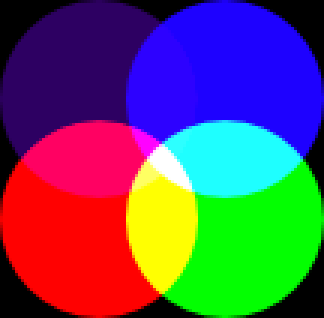
#> input picture color_test.png, 108 x 106 px (shown 3 times larger)
$ python kmeans.py
#> lines starting #> are read from the running program, lines starting #| are printed output that depends on the picture
import cv2
import numpy as np
import matplotlib.pyplot as plt
import math

image = cv2.imread('color_test.png')
#> image is the input picture: shape (106, 108, 3); mean B, G, R 97.9, 76.1, 92.2


def distanciaEuclididana3D(p1, p2):
  return math.sqrt(
      (p1[0] - p2[0])**2 +
      (p1[1] - p2[1])**2 +
      (p1[2] - p2[2])**2)

def calcula_proximidade(centroides, image):
  ''' calcula imagens para cada centroide '''

  #reseta imagem pra evitar que um pixel seja atribuido pra duas centroides
  for i in centroides:
    centroides[i]["image"] = np.zeros(image.shape)


  altura = image.shape[0]
  largura = image.shape[1]

  # calcula imagens para cada centroide
  for x in range(altura):
    for y in range(largura):
      mindist = 255**3
      mais_proximo = None

      for index, centroide in centroides.items():
        # calcula a distancia euclidiana entre a cor da centroide
        # e a imagem na posicao x, y
        dist = distanciaEuclididana3D(centroide["cor"], image[x, y])

        if dist < mindist:
          mindist = dist
          mais_proximo = index

      centroides[mais_proximo]["posicoes"].append([x, y])
      centroides[mais_proximo]["image"][x, y] = image[x, y]

  return centroides

def recalcula_centroides(centroides):
  '''recalcula a cor da centroide'''

  for x in centroides:

    soma = [0, 0, 0]
    cont = len(centroides[x]["posicoes"])

    for ponto in centroides[x]["posicoes"]:
      soma += centroides[x]["image"][ponto[0], ponto[1]]

    centroides[x]["cor"] = np.array(soma/cont, np.uint8)

  return centroides

def kmeans(image, k, iteracoes):
#> called with k = 6, iteracoes = 10
  altura = image.shape[0]
#> altura = 106
  largura = image.shape[1]
#> largura = 108

  # gera 3 números inteiros randômicos, um número 'k' de vezes
  centroides = {}

  for x in range(k):
    centroides[x] = {
      # cor do centroide
      "cor": np.random.randint(255, size=(3)),
      # posicoes que pertencem a centroide
      "posicoes": [],
      # imagem do K
      "image": np.zeros(image.shape)
    }

  for i in range(iteracoes):
    centroides = calcula_proximidade(centroides, image)
    centroides = recalcula_centroides(centroides)

  for x in centroides:
    plt.imshow(centroides[x]["image"])
    plt.show()
#> this loop made 6 passes
#> pass 1, in kmeans, `plt.show()`:
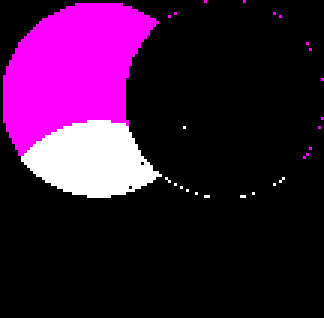
#> shown: shape (106, 108, 3) float64 (shown 3 times larger); mean R, G, B 0.219, 0.0724, 0.219
#> pass 2, in kmeans, `plt.show()`:
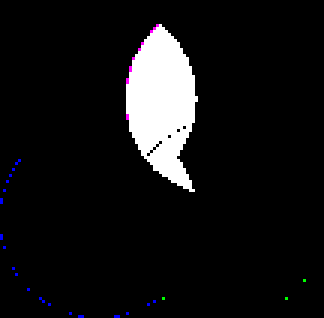
#> shown: shape (106, 108, 3) float64 (shown 3 times larger); mean R, G, B 0.0768, 0.076, 0.079


#     print(centroides[x]["image"])

kmeans(image, 6, 10)
